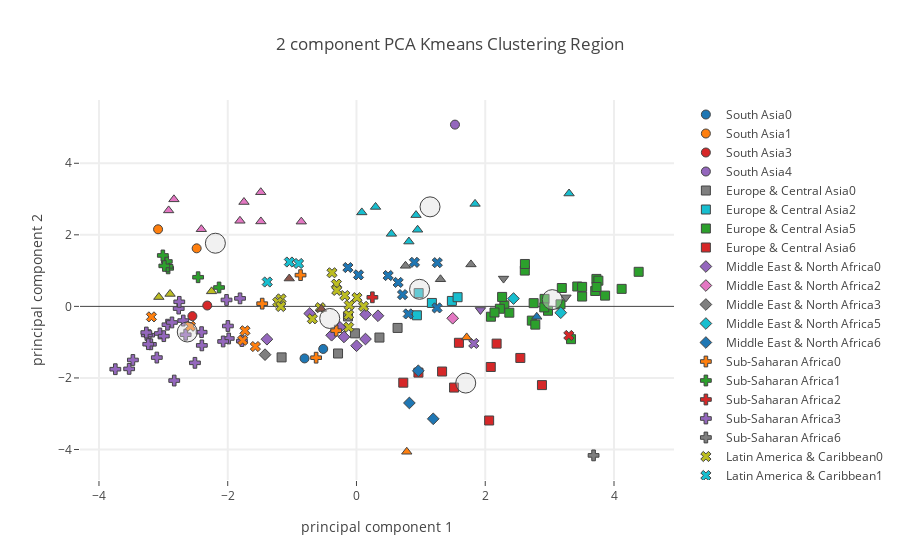

Notebook code for this chart:
### Code cell
# Plot using plotly on Region level.

plot_plotly(principalDf,"Region",region_centers,"Protein Foods")

### Figure 1 — Plotly figure (JSON) as saved in the notebook; plotly's stock layout.template omitted (floating-point values rounded to 4 significant figures)
{"data": [{"marker": {"color": 0, "line": {"width": 1}, "size": 9, "symbol": 0}, "mode": "markers", "name": "South Asia0", "text": ["Afghanistan", "Pakistan"], "type": "scatter", "uid": "4295f444-3a94-4651-8237-b8e5b5fb0b4c", "x": [-0.8066, -0.5167], "y": [-1.454, -1.19]}, {"marker": {"color": 1, "line": {"width": 1}, "size": 9, "symbol": 0}, "mode": "markers", "name": "South Asia1", "text": ["Bangladesh", "Sri Lanka"], "type": "scatter", "uid": "c3d0c7e1-1a49-44e2-803c-a72f40d68ab0", "x": [-3.082, -2.483], "y": [2.155, 1.622]}, {"marker": {"color": 2, "line": {"width": 1}, "size": 9, "symbol": 0}, "mode": "markers", "name": "South Asia2", "text": [], "type": "scatter", "uid": "d2b3f7b2-7f4a-4c65-86d2-22656c0f0a35", "x": [], "y": []}, {"marker": {"color": 3, "line": {"width": 1}, "size": 9, "symbol": 0}, "mode": "markers", "name": "South Asia3", "text": ["India", "Nepal"], "type": "scatter", "uid": "3e430083-66cb-455d-b94b-1fcb45cfae66", "x": [-2.318, -2.549], "y": [0.02406, -0.272]}, {"marker": {"color": 4, "line": {"width": 1}, "size": 9, "symbol": 0}, "mode": "markers", "name": "South Asia4", "text": ["Maldives"], "type": "scatter", "uid": "729c660e-8880-4b64-8608-a36f58354b12", "x": [1.53], "y": [5.08]}, {"marker": {"color": 5, "line": {"width": 1}, "size": 9, "symbol": 0}, "mode": "markers", "name": "South Asia5", "text": [], "type": "scatter", "uid": "8fe36cf3-0b94-4817-8999-348e1beb74f9", "x": [], "y": []}, {"marker": {"color": 6, "line": {"width": 1}, "size": 9, "symbol": 0}, "mode": "markers", "name": "South Asia6", "text": [], "type": "scatter", "uid": "f6c67992-c8c1-4955-a83e-de3d138c6007", "x": [], "y": []}, {"marker": {"color": 0, "line": {"width": 1}, "size": 9, "symbol": 1}, "mode": "markers", "name": "Europe & Central Asia0", "text": ["Bosnia and Herzegovina", "Georgia", "Republic of Moldova", "Serbia", "Tajikistan", "North Macedonia"], "type": "scatter", "uid": "f091ec41-b4e7-49f2-87d0-0f64bf931895", "x": [-0.2865, 0.3567, -0.132, 0.6384, -1.163, -0.02452], "y": [-1.317, -0.8715, -0.2819, -0.6023, -1.426, -0.7539]}, {"marker": {"color": 1, "line": {"width": 1}, "size": 9, "symbol": 1}, "mode": "markers", "name": "Europe & Central Asia1", "text": [], "type": "scatter", "uid": "b90a6bd2-3236-4033-aa1b-d4354e99bd55", "x": [], "y": []}, {"marker": {"color": 2, "line": {"width": 1}, "size": 9, "symbol": 1}, "mode": "markers", "name": "Europe & Central Asia2", "text": ["Bulgaria", "Croatia", "Cyprus", "Hungary", "Slovakia"], "type": "scatter", "uid": "7dfd88a6-7218-46ea-a56f-84d1aa2149a6", "x": [0.9384, 1.482, 0.9657, 1.57, 1.171], "y": [-0.2492, 0.1522, 0.371, 0.2564, 0.09598]}, {"marker": {"color": 3, "line": {"width": 1}, "size": 9, "symbol": 1}, "mode": "markers", "name": "Europe & Central Asia3", "text": [], "type": "scatter", "uid": "d689fd6d-9f5b-4cc1-b498-6ef752717f25", "x": [], "y": []}, {"marker": {"color": 4, "line": {"width": 1}, "size": 9, "symbol": 1}, "mode": "markers", "name": "Europe & Central Asia4", "text": [], "type": "scatter", "uid": "295d5b90-d093-4849-9c3e-73021f27bdc2", "x": [], "y": []}, {"marker": {"color": 5, "line": {"width": 1}, "size": 9, "symbol": 1}, "mode": "markers", "name": "Europe & Central Asia5", "text": ["Austria", "Belarus", "Belgium", "Czechia", "Denmark", "Estonia", "Finland", "France", "Germany", "Iceland", "Ireland", "Italy", "Latvia", "Lithuania", "Luxembourg", "Montenegro", "Netherlands", "Norway", "Poland", "Portugal", "Russian Federation", "Slovenia", "Spain", "Sweden", "Switzerland", "Ukraine", "United Kingdom"], "type": "scatter", "uid": "cff352b8-775b-4d32-8e1a-0a1d03213f5e", "x": [3.43, 3.727, 2.297, 2.262, 3.505, 3.333, 4.119, 3.169, 3.189, 3.862, 2.724, 2.752, 2.975, 4.383, 3.505, 2.778, 3.708, 2.921, 3.757, 2.614, 2.917, 2.088, 2.616, 3.729, 2.227, 2.144, 2.374], "y": [0.5553, 0.7676, 0.02753, 0.2645, 0.5451, -0.9163, 0.4894, 0.05683, 0.5137, 0.3008, -0.398, 0.09023, -0.1223, 0.9663, 0.275, -0.5101, 0.4303, 0.2097, 0.7188, 1.001, -0.02854, -0.2891, 1.185, 0.541, -0.06654, -0.1704, -0.1763]}, {"marker": {"color": 6, "line": {"width": 1}, "size": 9, "symbol": 1}, "mode": "markers", "name": "Europe & Central Asia6", "text": ["Albania", "Armenia", "Azerbaijan", "Greece", "Kazakhstan", "Kyrgyzstan", "Romania", "Turkey", "Turkmenistan", "Uzbekistan"], "type": "scatter", "uid": "af421753-b05d-424f-bc20-79fe82dbfb57", "x": [2.881, 1.591, 1.516, 2.545, 2.086, 0.7269, 2.177, 1.33, 2.061, 0.9623], "y": [-2.2, -1.018, -2.269, -1.441, -1.693, -2.133, -1.041, -1.821, -3.19, -1.851]}, {"marker": {"color": 0, "line": {"width": 1}, "size": 9, "symbol": 2}, "mode": "markers", "name": "Middle East & North Africa0", "text": ["Egypt", "Iran (Islamic Republic of)", "Iraq", "Jordan", "Lebanon", "Oman", "Saudi Arabia", "United Arab Emirates", "Yemen"], "type": "scatter", "uid": "c46315ac-2515-4bc1-8264-c5247e5e26e9", "x": [-0.3865, 0.001336, -0.7261, 0.1399, -0.1941, 0.334, 0.1412, -0.2587, -1.391], "y": [-0.8067, -1.1, -0.1993, -0.9128, -0.8538, -0.2617, -0.2248, -0.5825, -0.9182]}, {"marker": {"color": 1, "line": {"width": 1}, "size": 9, "symbol": 2}, "mode": "markers", "name": "Middle East & North Africa1", "text": [], "type": "scatter", "uid": "0d09cdc9-68fd-4efe-a4d4-82227f321289", "x": [], "y": []}, {"marker": {"color": 2, "line": {"width": 1}, "size": 9, "symbol": 2}, "mode": "markers", "name": "Middle East & North Africa2", "text": ["Kuwait"], "type": "scatter", "uid": "34af606c-49ad-46d1-82ca-73965ae90356", "x": [1.495], "y": [-0.3321]}, {"marker": {"color": 3, "line": {"width": 1}, "size": 9, "symbol": 2}, "mode": "markers", "name": "Middle East & North Africa3", "text": ["Djibouti"], "type": "scatter", "uid": "895bd7ed-e1bb-4be5-9b59-5170088577dd", "x": [-1.42], "y": [-1.349]}, {"marker": {"color": 4, "line": {"width": 1}, "size": 9, "symbol": 2}, "mode": "markers", "name": "Middle East & North Africa4", "text": [], "type": "scatter", "uid": "152c823f-0e0e-4844-8834-e71c41f796d8", "x": [], "y": []}, {"marker": {"color": 5, "line": {"width": 1}, "size": 9, "symbol": 2}, "mode": "markers", "name": "Middle East & North Africa5", "text": ["Israel", "Malta"], "type": "scatter", "uid": "1ad56afa-f447-4a00-b335-68282bf24e86", "x": [3.173, 2.439], "y": [-0.1774, 0.2192]}, {"marker": {"color": 6, "line": {"width": 1}, "size": 9, "symbol": 2}, "mode": "markers", "name": "Middle East & North Africa6", "text": ["Algeria", "Morocco", "Tunisia"], "type": "scatter", "uid": "d758b6c8-84c6-49c5-b1da-ec177d3a9483", "x": [0.8217, 1.192, 0.9602], "y": [-2.699, -3.143, -1.799]}, {"marker": {"color": 0, "line": {"width": 1}, "size": 9, "symbol": 3}, "mode": "markers", "name": "Sub-Saharan Africa0", "text": ["Cabo Verde", "Gabon", "Mauritania", "South Africa"], "type": "scatter", "uid": "012e3d9a-6e68-48c2-8469-6745aa5a0eda", "x": [-1.465, -0.8688, -0.6271, -0.3152], "y": [0.07609, 0.8738, -1.434, -0.6777]}, {"marker": {"color": 1, "line": {"width": 1}, "size": 9, "symbol": 3}, "mode": "markers", "name": "Sub-Saharan Africa1", "text": ["Gambia", "Guinea", "Guinea-Bissau", "Liberia", "Madagascar", "Senegal", "Sierra Leone"], "type": "scatter", "uid": "6474a1fb-9940-4ac9-a234-317b1dd11f69", "x": [-2.135, -2.926, -2.935, -2.947, -2.985, -2.46, -3.008], "y": [0.5281, 1.063, 1.119, 1.256, 1.131, 0.8145, 1.424]}, {"marker": {"color": 2, "line": {"width": 1}, "size": 9, "symbol": 3}, "mode": "markers", "name": "Sub-Saharan Africa2", "text": ["Mauritius"], "type": "scatter", "uid": "70511c97-f3fc-496e-8870-c9201310187b", "x": [0.247], "y": [0.2536]}, {"marker": {"color": 3, "line": {"width": 1}, "size": 9, "symbol": 3}, "mode": "markers", "name": "Sub-Saharan Africa3", "text": ["Angola", "Benin", "Botswana", "Burkina Faso", "Cameroon", "Central African Republic", "Chad", "Congo (note no data in Food suppley tables for DRC)", "CÃƒÂ´te d'Ivoire", "Ethiopia", "Ghana", "Kenya", "Lesotho", "Malawi", "Mali", "Mozambique", "Namibia", "Niger", "Nigeria", "Rwanda", "Sao Tome and Principe", "Eswatini", "Togo", "Uganda", "United Republic of Tanzania", "Zambia", "Zimbabwe"], "type": "scatter", "uid": "1aa5d3ae-b392-4297-839f-709084161ec8", "x": [-1.998, -2.761, -1.779, -3.053, -3.22, -2.402, -2.936, -2.018, -2.753, -3.101, -2.691, -2.509, -2.831, -3.531, -2.406, -3.257, -1.984, -3.473, -2.866, -3.746, -1.809, -2.071, -3.264, -3.194, -3.234, -2.993, -2.654], "y": [-0.5484, -0.0614, -0.9705, -0.7575, -0.8056, -1.09, -0.5118, 0.1795, 0.1269, -1.431, -0.3966, -1.578, -2.073, -1.747, -0.7207, -0.7985, -0.8965, -1.498, -0.4496, -1.756, 0.2235, -0.9806, -0.7307, -1.06, -1.056, -0.8322, -0.7923]}, {"marker": {"color": 4, "line": {"width": 1}, "size": 9, "symbol": 3}, "mode": "markers", "name": "Sub-Saharan Africa4", "text": [], "type": "scatter", "uid": "7c7f1c3c-b0fd-49f7-b853-ff70c9967a9a", "x": [], "y": []}, {"marker": {"color": 5, "line": {"width": 1}, "size": 9, "symbol": 3}, "mode": "markers", "name": "Sub-Saharan Africa5", "text": [], "type": "scatter", "uid": "17b6f2cd-e338-45c1-9a43-d7a0faf84c32", "x": [], "y": []}, {"marker": {"color": 6, "line": {"width": 1}, "size": 9, "symbol": 3}, "mode": "markers", "name": "Sub-Saharan Africa6", "text": ["Sudan"], "type": "scatter", "uid": "a04abdf6-4c66-4297-9925-e03b4415ddbb", "x": [3.683], "y": [-4.164]}, {"marker": {"color": 0, "line": {"width": 1}, "size": 9, "symbol": 4}, "mode": "markers", "name": "Latin America & Caribbean0", "text": ["Belize", "Bolivia (Plurinational State of)", "Colombia", "Costa Rica", "Cuba", "Dominica", "Ecuador", "Jamaica", "Mexico", "Panama", "Paraguay", "Peru", "Trinidad and Tobago", "Venezuela (Bolivarian Republic of)"], "type": "scatter", "uid": "fa28f1d3-425a-42bf-95a5-c049ca292fe7", "x": [-1.172, -0.6851, -0.5625, -0.1812, -1.223, 0.1099, -0.3115, -0.3062, -0.1214, -0.3806, -0.1218, -1.176, 0.007467, -0.1124], "y": [0.2096, -0.3476, -0.03654, 0.3032, 0.1173, 0.002163, 0.6226, 0.4467, -0.5812, 0.9396, -0.2354, -0.003384, 0.2446, 0.03278]}, {"marker": {"color": 1, "line": {"width": 1}, "size": 9, "symbol": 4}, "mode": "markers", "name": "Latin America & Caribbean1", "text": ["Dominican Republic", "Guyana", "Suriname"], "type": "scatter", "uid": "b7ac9c2a-7cee-44ee-8b8b-029dc8176c9e", "x": [-1.386, -0.8993, -1.042], "y": [0.6811, 1.199, 1.24]}, {"marker": {"color": 2, "line": {"width": 1}, "size": 9, "symbol": 4}, "mode": "markers", "name": "Latin America & Caribbean2", "text": ["Antigua and Barbuda", "Bahamas", "Barbados", "Brazil", "Chile", "Grenada", "Saint Kitts and Nevis", "Saint Lucia", "Saint Vincent and the Grenadines"], "type": "scatter", "uid": "2721e34c-b064-454a-8695-e82bf6ed546d", "x": [0.8999, 1.255, 0.7157, 0.8043, 1.251, 0.03158, -0.133, 0.6469, 0.4919], "y": [1.231, 1.222, 0.329, -0.2108, -0.04192, 0.8801, 1.085, 0.6691, 0.8623]}, {"marker": {"color": 3, "line": {"width": 1}, "size": 9, "symbol": 4}, "mode": "markers", "name": "Latin America & Caribbean3", "text": ["El Salvador", "Guatemala", "Haiti", "Honduras", "Nicaragua"], "type": "scatter", "uid": "a31562f2-59a3-47e5-aeb2-3b59aff62039", "x": [-1.57, -1.768, -3.185, -1.732, -2.579], "y": [-1.123, -0.9494, -0.2936, -0.6808, -0.5548]}, {"marker": {"color": 4, "line": {"width": 1}, "size": 9, "symbol": 4}, "mode": "markers", "name": "Latin America & Caribbean4", "text": [], "type": "scatter", "uid": "474b11d9-f129-4d7c-9f97-e524fe070317", "x": [], "y": []}, {"marker": {"color": 5, "line": {"width": 1}, "size": 9, "symbol": 4}, "mode": "markers", "name": "Latin America & Caribbean5", "text": ["Argentina"], "type": "scatter", "uid": "1351db0a-4e5f-45c1-b396-447383306d2f", "x": [3.298], "y": [-0.8127]}, {"marker": {"color": 6, "line": {"width": 1}, "size": 9, "symbol": 4}, "mode": "markers", "name": "Latin America & Caribbean6", "text": ["Uruguay"], "type": "scatter", "uid": "9c09e476-8c59-4124-b493-07007e886f04", "x": [1.822], "y": [-1.035]}, {"marker": {"color": 0, "line": {"width": 1}, "size": 9, "symbol": 5}, "mode": "markers", "name": "East Asia & Pacific0", "text": ["Fiji", "Vanuatu"], "type": "scatter", "uid": "e36a1e3e-55a1-4c7e-b2fd-3c0270110cae", "x": [-0.5451, -1.044], "y": [-0.07066, 0.7787]}, {"marker": {"color": 1, "line": {"width": 1}, "size": 9, "symbol": 5}, "mode": "markers", "name": "East Asia & Pacific1", "text": ["Cambodia", "Indonesia", "Kiribati", "Lao People's Democratic Republic", "Myanmar", "Philippines", "Thailand", "Viet Nam"], "type": "scatter", "uid": "44457ad1-67a1-41f3-9ef3-fd4c19a2b1b1", "x": [-2.836, -2.41, -0.8573, -2.918, -1.748, -1.81, -1.485, -1.487], "y": [2.992, 2.156, 2.368, 2.682, 2.917, 2.392, 2.374, 3.191]}, {"marker": {"color": 2, "line": {"width": 1}, "size": 9, "symbol": 5}, "mode": "markers", "name": "East Asia & Pacific2", "text": ["French Polynesia", "New Caledonia", "Samoa"], "type": "scatter", "uid": "608802c9-522e-4565-b52c-ed848da875e4", "x": [1.778, 1.305, 0.7613], "y": [1.173, 0.7577, 1.134]}, {"marker": {"color": 3, "line": {"width": 1}, "size": 9, "symbol": 5}, "mode": "markers", "name": "East Asia & Pacific3", "text": ["Democratic People's Republic of Korea", "Solomon Islands", "Timor-Leste"], "type": "scatter", "uid": "9b2fb0e2-19fb-4a38-869f-cb4697d65c18", "x": [-2.896, -2.251, -3.07], "y": [0.3473, 0.4197, 0.2604]}, {"marker": {"color": 4, "line": {"width": 1}, "size": 9, "symbol": 5}, "mode": "markers", "name": "East Asia & Pacific4", "text": ["Brunei Darussalam", "China, Hong Kong SAR", "China, Macao SAR", "China, mainland", "China, Taiwan Province of", "Japan", "Malaysia", "Republic of Korea"], "type": "scatter", "uid": "457a3881-5c64-48fd-9c5e-aa559df3659a", "x": [0.9493, 3.302, 1.842, 0.8142, 0.5425, 0.9249, 0.08254, 0.2961], "y": [2.142, 3.155, 2.865, 1.811, 2.027, 2.551, 2.626, 2.779]}, {"marker": {"color": 5, "line": {"width": 1}, "size": 9, "symbol": 5}, "mode": "markers", "name": "East Asia & Pacific5", "text": ["Australia"], "type": "scatter", "uid": "2e7af5db-9e26-40c9-b153-f321cb3fddab", "x": [2.8], "y": [-0.2916]}, {"marker": {"color": 6, "line": {"width": 1}, "size": 9, "symbol": 5}, "mode": "markers", "name": "East Asia & Pacific6", "text": ["Mongolia", "New Zealand"], "type": "scatter", "uid": "bb062dc4-719d-4635-98f7-5ef5d5cefcf2", "x": [0.7811, 1.712], "y": [-4.063, -0.8674]}, {"marker": {"color": 0, "line": {"width": 1}, "size": 9, "symbol": 6}, "mode": "markers", "name": "North America0", "text": [], "type": "scatter", "uid": "0029237c-e066-427e-9fcb-7d62ab7fd1ce", "x": [], "y": []}, {"marker": {"color": 1, "line": {"width": 1}, "size": 9, "symbol": 6}, "mode": "markers", "name": "North America1", "text": [], "type": "scatter", "uid": "dfee5436-08e3-428a-be5e-6dcd792b65f2", "x": [], "y": []}, {"marker": {"color": 2, "line": {"width": 1}, "size": 9, "symbol": 6}, "mode": "markers", "name": "North America2", "text": ["Canada"], "type": "scatter", "uid": "8a7ae84d-4354-46ff-a72d-ef408e8fa0bc", "x": [1.925], "y": [-0.1002]}, {"marker": {"color": 3, "line": {"width": 1}, "size": 9, "symbol": 6}, "mode": "markers", "name": "North America3", "text": [], "type": "scatter", "uid": "4fe5b3a0-e8b1-4c8e-befc-6b24ace3365e", "x": [], "y": []}, {"marker": {"color": 4, "line": {"width": 1}, "size": 9, "symbol": 6}, "mode": "markers", "name": "North America4", "text": [], "type": "scatter", "uid": "86b8ec1d-6f06-4524-a3be-f7a063627bea", "x": [], "y": []}, {"marker": {"color": 5, "line": {"width": 1}, "size": 9, "symbol": 6}, "mode": "markers", "name": "North America5", "text": ["Bermuda", "United States of America"], "type": "scatter", "uid": "5c734bb8-eb67-483e-b9aa-46764fa74c62", "x": [2.284, 3.254], "y": [0.7772, 0.2515]}, {"marker": {"color": 6, "line": {"width": 1}, "size": 9, "symbol": 6}, "mode": "markers", "name": "North America6", "text": [], "type": "scatter", "uid": "d2f7ba98-032e-4468-8225-b6742aa6a38d", "x": [], "y": []}, {"marker": {"color": "rgba(220, 220, 220, .4)", "line": {"width": 1}, "size": 20}, "mode": "markers", "name": "Center", "type": "scatter", "uid": "38e6afa3-150f-4e8c-ad6b-5f4feabc1931", "x": [-0.4156, -2.192, 0.9801, -2.628, 1.143, 3.041, 1.697], "y": [-0.3377, 1.765, 0.4769, -0.7153, 2.782, 0.1887, -2.143]}], "layout": {"hovermode": "closest", "showlegend": true, "title": {"text": "2 component PCA Kmeans Clustering Region"}, "xaxis": {"gridwidth": 2, "ticklen": 5, "title": {"text": "principal component 1"}, "zeroline": false}, "yaxis": {"gridwidth": 2, "ticklen": 5, "title": {"text": "principal component 2"}}}}
